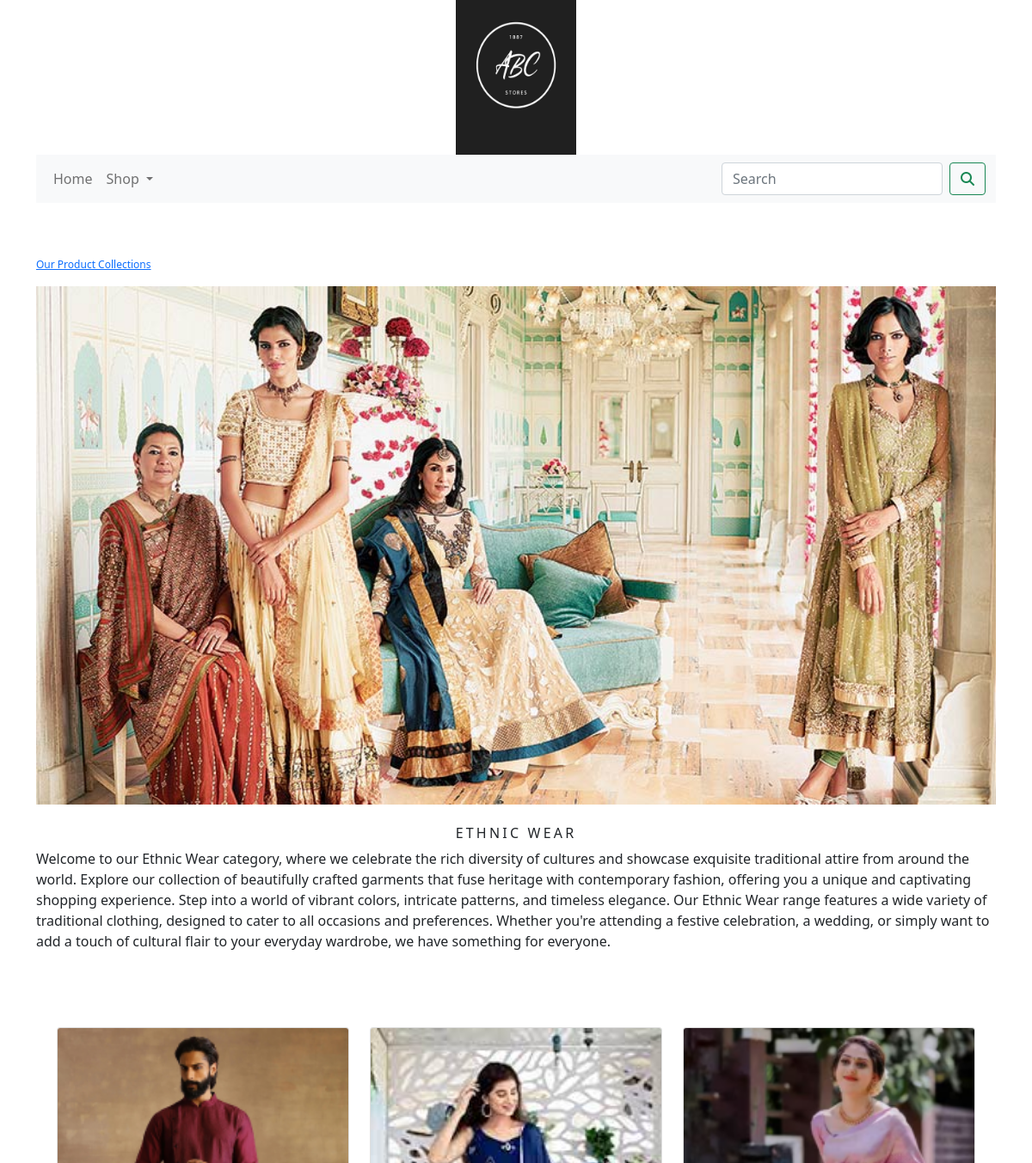
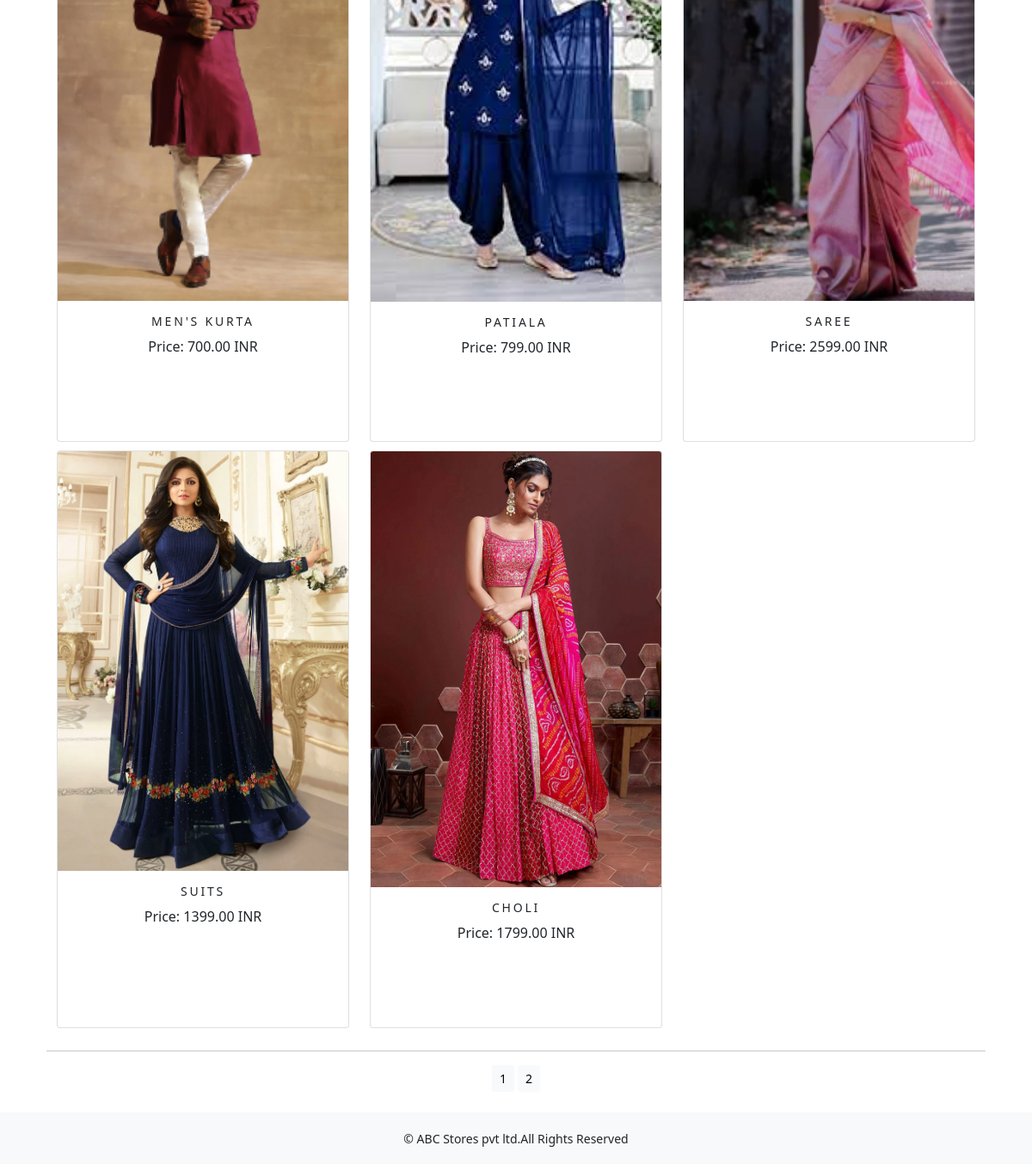
Page /shop/ethnic-wear/?page=2 on the committed database (2 pictures, top to bottom).
### shop/models.py (models this page shows, shortened)
class Category(models.Model):
    name= models.CharField(max_length=250,unique=True)
    slug= models.SlugField(max_length=250,unique=True)
    desc= models.TextField(blank=True)
    image= models.ImageField(upload_to='category',blank=True)
    class Meta:
        ordering= ('name', )
        verbose_name= 'category'
        verbose_name_plural= 'categories'
    def get_url(self):
        return reverse('shop:products_by_category',args=[self.slug])

class Product(models.Model):
    name= models.CharField(max_length=250,unique=True)
    slug= models.SlugField(max_length=250,unique=True)
    desc= models.TextField(blank=True)
    price= models.DecimalField(max_digits=10,decimal_places=2)
    category= models.ForeignKey(Category,on_delete=models.CASCADE)
    image= models.ImageField(upload_to='product',blank=True)
    stock= models.IntegerField()
    available= models.BooleanField(default=True)
    created= models.DateTimeField(auto_now_add=True)
    updated= models.DateTimeField(auto_now=True)
    def get_url(self):
         return reverse('shop:prodCatDetail', args=[self.category.slug,self.slug])
    class Meta:
        ordering= ('name', )
        verbose_name= 'product'
        verbose_name_plural= 'products'

### shop/views.py (the view)
# urls.py: path('',views.allProdCat,name='allProdCat'),
def allProdCat(request,c_slug=None):
    c_page=None
    products_list=None
    if c_slug!=None:
        c_page=get_object_or_404(Category,slug=c_slug)
        products_list=Product.objects.all().filter(category=c_page,available=True)
    else:
        products_list=Product.objects.all().filter(available=True)
    paginator=Paginator(products_list,6)
    try:
        page=int(request.GET.get('page','1'))
    except:
        page=1
    try:
        products=paginator.page(page)
    except (EmptyPage, InvalidPage):
        products=paginator.page(paginator.num_pages)
    return render(request,'category.html',{'category':c_page,'products':products})

### cart/context_processors.py (called while the page is built)
def counter(request):
    item_count=0
    if 'admin' in request.path:
        return {}
    else:
        try:
            cart=Cart.objects.filter(cart_id=_cart_id(request))
            cart_items=CartItem.objects.all().filter(cart=cart[:1])
            for cart_item in cart_items:
                item_count += cart_item.quantity
        except Cart.DoesNotExist:
            item_count = 0
    return dict(item_count=item_count)

### cart/views.py (called while the page is built)
def _cart_id(request):
    cart= request.session.session_key
    if not cart:
        cart= request.session.create()
    return cart

### shop/context_processors.py (called while the page is built)
def menu_links(request):
    links=Category.objects.all()
    return dict(links=links)

### templates/category.html (shortened to what this page needs)
{% extends 'base.html' %}
{% load static %}
{% block body %}
 {% if category %}
  <div>
      <div class="row my_row_class">
          <div class="mx-auto">
          <p><a href="{% url 'shop:allProdCat' %}">Our Product Collections</a> </p>
          </div>
      </div>
  </div>
 {% endif %}
 <div class="mx-auto">
     {% if category %}
      <img class="my_image" src="{{category.image.url}}" alt="{{category.name}}" width="1250" height="400">
     </div><br>
     <div>
         <h1 class="text-center my_title">{{category.name}}</h1>
          <p class="text-justify">{{category.desc}}</p><br><br><br>
     </div>
 {% endif %}
<div class="container">
    <div class="row mx-auto">
        {% for product in products.object_list %}
        <div class="my_bottom_margin col-9 col-sm-12 col-md-4 col-lg-4">
            <div class="card text-center" style="min-width:18rem;height:42rem;" >
                 <a href="{{product.get_url}}"><img class="card-img-top my_image" src="{{product.image.url}}" alt="{{product.name}}"></a>
                <div class="card-body">
                    <h4>{{product.name}}</h4>
                    <p>Price: {{product.price}} INR</p><br><br><br>
                </div>
            </div>
        </div>
        {% endfor %}
    </div>
    <div class="mx-auto">
        {% if products.paginator.num_pages > 1 %}
        <hr>
        <div class="text-center">
            {% for pg in products.paginator.page_range %}
            <a href="?page={{pg}}" class="btn btn-light btn-sm {% if products.number == pg %} active {% endif %}">{{pg}}</a>
            {% endfor %}
        </div>
        {% endif %}
    </div>
</div>
{% endblock %}

### static/css/custom.css (style rules this page uses)
body { font-family: 'Roboto', sans-serif; }
.my_row_class { padding-top: 15px; }
.my_row_class .mx-auto { color: #000; font-size: 12px; }
.my_image { width: 100%; height: auto; }
.my_title { font-size: 16px; text-transform: uppercase; letter-spacing: .2em; }
.my_bottom_margin { margin-bottom: 10px; }
.card-body h4 { font-size: 14px; text-transform: uppercase; letter-spacing: .2em; }

### rows in the picture
Category: image (picture), name "ETHNIC WEAR", desc "Welcome to our Ethnic Wear category, where we celebrate the rich diversity of cultures and showcase exquisite traditional attire from around the world. Explore our collection of beautifully crafted garments that fuse heritage with contemporary fashion, offering you a unique and captivating shopping experience. Step into a world of vibrant colors, intricate patterns, and timeless elegance. Our Ethnic Wear range features a wide variety of traditional clothing, designed to cater to all occasions and preferences. Whether you're attending a festive celebration, a wedding, or simply want to add a touch of cultural flair to your everyday wardrobe, we have something for everyone."
Product: image (picture), name "MEN'S KURTA", price "700.00"
Product: image (picture), name "PATIALA", price "799.00"
Product: image (picture), name "SAREE", price "2599.00"
Product: image (picture), name "SUITS", price "1399.00"
Product: image (picture), name "CHOLI", price "1799.00"

### other values in the picture
{{ pg }} "1" "2"
